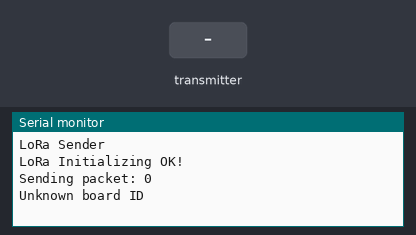
A sketch run on a simulated ESP32. Parts: the last lines printed to the serial monitor. Inputs (shaded band) come from the test bench. No radio packets arrive unless stated.

Above: at 1.2 s.
1.3 s: the transmitter starts sending id = 0
At 1.63 s:
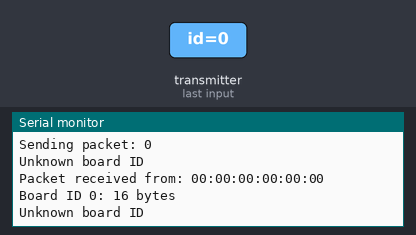
2.8 s: the transmitter starts sending id = 1
At 3.13 s:
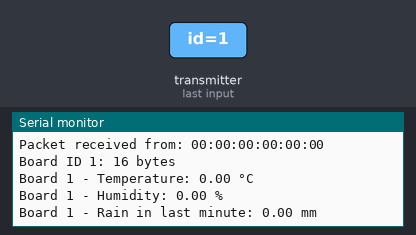
4.3 s: the transmitter starts sending x = 25
5.8 s: the transmitter starts sending y = 25
7.3 s: the transmitter starts sending z = 25
At 7.63 s:
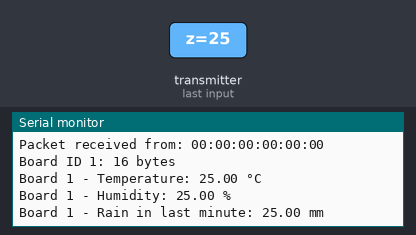
8.8 s: the transmitter starts sending x = 50
Timing chart, 0 to 11.3 s (numbered marks = the images above; inputs shaded):
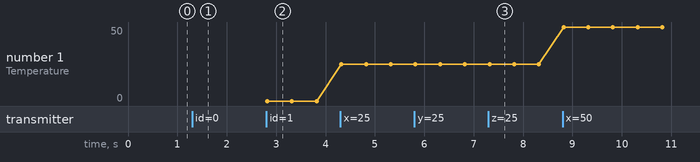

Measured:
- after the input at 1.3 s, the serial monitor: prints a new line at once (image 1)
- after the input at 2.8 s, the serial monitor: prints a new line at once (image 2)
- after the input at 7.3 s, the serial monitor: prints a new line at once (image 3)
- plotted number 1: 0 → 25 after the input at 4.3 s, 25 → 50 after the input at 8.8 s

The sketch:

loratx_v2.ino
```cpp
/*********
  Modified from the examples of the Arduino LoRa library
  More resources: https://randomnerdtutorials.com
*********/
#include <esp_now.h>
#include <WiFi.h>
#include <SPI.h>
#include <LoRa.h>

//define the pins used by the transceiver module
#define ss 18
#define rst 14
#define dio0 26

int counter = 0;

// Structure example to receive data
// Must match the sender structure
typedef struct struct_message {
  int id;
  float x;
  float y;
  float z;
}struct_message;

// Create a struct_message called myData
struct_message myData;

// Create a structure to hold the readings from each board
struct_message board1;
struct_message board2;
struct_message board3;

// Create an array with all the structures
struct_message boardsStruct[3] = {board1, board2, board3};

// callback function that will be executed when data is received
void OnDataRecv(const uint8_t * mac_addr, const uint8_t *incomingData, int len) {
  char macStr[18];
  Serial.print("Packet received from: ");
  snprintf(macStr, sizeof(macStr), "%02x:%02x:%02x:%02x:%02x:%02x",
           mac_addr[0], mac_addr[1], mac_addr[2], mac_addr[3], mac_addr[4], mac_addr[5]);
  Serial.println(macStr);
  memcpy(&myData, incomingData, sizeof(myData));
  Serial.printf("Board ID %u: %u bytes\n", myData.id, len);
  // Update the structures with the new incoming data
  boardsStruct[myData.id-1].x = myData.x;
  boardsStruct[myData.id-1].y = myData.y;
  boardsStruct[myData.id-1].z = myData.z;
  boardsStruct[myData.id-2].x = myData.x;
  boardsStruct[myData.id-2].y = myData.y;

    // Update the structure with the new incoming data
  if (myData.id == 1) {
    boardsStruct[0].x = myData.x;
    boardsStruct[0].y = myData.y;
    boardsStruct[0].z = myData.z;
    Serial.printf("Board 1 - Temperature: %.2f °C\n", boardsStruct[0].x);
    Serial.printf("Board 1 - Humidity: %.2f %%\n", boardsStruct[0].y);
    Serial.printf("Board 1 - Rain in last minute: %.2f mm\n", boardsStruct[0].z);
  } else if (myData.id == 2) {
    boardsStruct[1].x = myData.x;
    boardsStruct[1].y = myData.y;
    Serial.printf("Board 2 - Flow Rate: %.2f L/min\n", boardsStruct[1].x);
    Serial.printf("Board 2 - Water Level: %.2f cm\n", boardsStruct[1].y);
  } else {
    // Handle other boards if needed
    Serial.println("Unknown board ID");
  }
}

void setup() {
  //initialize Serial Monitor
  Serial.begin(115200);
  while (!Serial);
  Serial.println("LoRa Sender");

  //setup LoRa transceiver module
  LoRa.setPins(ss, rst, dio0);

  //replace the LoRa.begin(---E-) argument with your location's frequency
  //433E6 for Asia
  //866E6 for Europe
  //915E6 for North America
  while (!LoRa.begin(866E6)) {
    Serial.println(".");
    delay(500);
  }
   // Change sync word (0xF3) to match the receiver
  // The sync word assures you don't get LoRa messages from other LoRa transceivers
  // ranges from 0-0xFF
  LoRa.setSyncWord(0xF3);
  Serial.println("LoRa Initializing OK!");

  //Set device as a Wi-Fi Station
  WiFi.mode(WIFI_STA);

  //Init ESP-NOW
  if (esp_now_init() != ESP_OK) {
    Serial.println("Error initializing ESP-NOW");
    return;
  }

  // Once ESPNow is successfully Init, we will register for recv CB to
  // get recv packer info
  esp_now_register_recv_cb(OnDataRecv);
}

void loop() {
  Serial.print("Sending packet: ");
  Serial.println(counter);

  //Send LoRa packet to receiver
  LoRa.beginPacket();
  LoRa.println("hello ");
   if (myData.id == 1) {
  LoRa.printf("Board 1 - Temperature: %.2f °C\n", boardsStruct[0].x);
  float board1X = boardsStruct[0].x;
  LoRa.printf("Board 1 - Humidity: %.2f %%\n", boardsStruct[0].y);
  float board1Y = boardsStruct[0].y;
  LoRa.printf("Board 1 - Rain in last minute: %.2f mm\n", boardsStruct[0].z);
  float board1Z = boardsStruct[0].z;
  } else if (myData.id == 2) {
  LoRa.printf("Board 2 - Flow Rate: %.2f L/min\n", boardsStruct[1].x);
  float board2X = boardsStruct[1].x;
  LoRa.printf("Board 2 - Water Level: %.2f cm\n", boardsStruct[1].y);
  float board2Y = boardsStruct[1].y;
  } else {
    // Handle other boards if needed
    Serial.println("Unknown board ID");
  }
  LoRa.print(counter);
    LoRa.endPacket();

  counter++;

  delay(10000);
}
```
